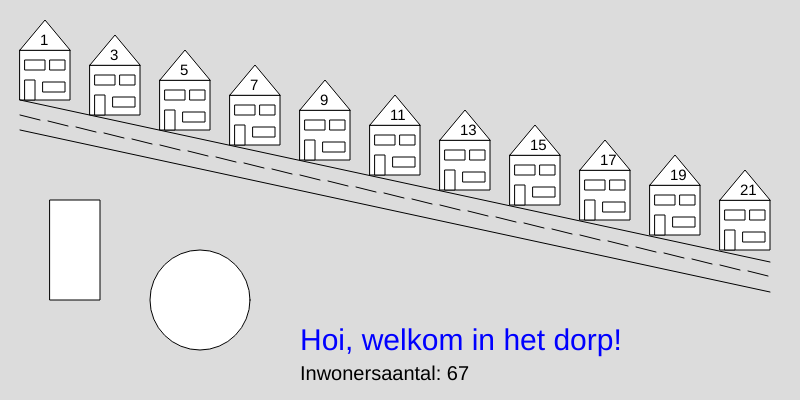
Frame 1 (no input)
Frame 60 (no input): identical to frame 1, image omitted
Frame 120 (the mouse pressed at the canvas centre since frame 60): identical to frame 1, image omitted

The p5.js sketch that drew this single still picture (run headless with seeded random() and noise() and a simulated clock; from frame 60 on, the mouse is pressed at the canvas centre):

// p5.js sketch
// ── sketch.js
let WoordString = ['Hoi', ' welkom in het dorp!']
let Inwoners = inwoners(34, 33) // Zorgen dat het op word geteld
let Huisaantal = 11

function setup() {
  createCanvas(800, 400);
}

function draw() {
  background(220);

  for (let index = 0; index < Huisaantal; index++) {
    tekenHuis(20 + index * 70, 50 + index * 15); // Huisjes teken op een rij
  }

tekenCircle(200, 300, 100) // Circle tekenen
tekenRect(50, 200, 50, 100) // Rect tekenen
tekenLine(20, 100, 770, 262) // hoogste lijn
tekenLine(20, 130, 770, 292) // onderste lijn

for (let index = 0; index < 27; index++) {
  tekenLine(20 + index * 28, 115 + index * 6, 40 + index * 28, 120 + index * 6) // tekenen van wegmarkering
}

tekenString(WoordString, 300, 350, 'blue', 30); // text tekenen op canvas

fill('black');
textSize(20);
text('Inwonersaantal: ' + Inwoners, 300, 380);

for (let index = 0; index < Huisaantal; index++) {
  textSize(15)
  text(1 + index * 2, 40 + index * 70, 45 + index * 15)
  
}
fill('white');
}

function tekenHuis(x, y) {
  rect(x, y, 50, 50); // huis
  triangle(x, y, x + 25, y - 30, x + 50, y) // dak
  rect(x + 5, y + 10, 20, 10) // raam
  rect(x + 30, y + 10, 15, 10) // raam
  rect(x + 23, y + 32, 22, 10) // Raam
  rect(x + 5, y + 30, 10, 20) // deur
}

function tekenCircle(x, y, w) {
  circle(x, y, w);
}

function tekenRect(x, y, w, h) {
  rect(x, y, w, h);
}

function tekenLine(x1, y1, x2, y2) {
  line(x1, y1, x2, y2);
}

function tekenString(n, x, y, c, s) {
  fill(c)
  textSize(s)
  text(n, x, y)
}

function inwoners(v1, v2) {
  return v1 + v2;
}
